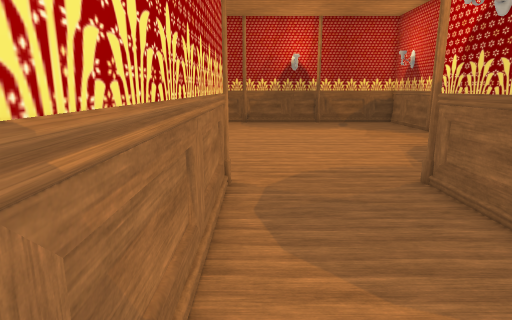
View 1 (above)

12 first-person views from a walk through a 3-D level made in the Unity game engine. The camera is 1.3 m above the floor, tilts 12° down and sees 75° across. The floor is counted in squares, 0.5 m on a side. Each view is taken from the middle of a square. On the plan, view 1 faces up. The plan holds only what a view shows up to about 20 squares ahead; the rest is blank.

View 2
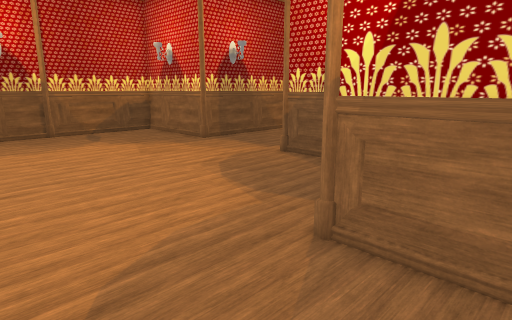

View 3
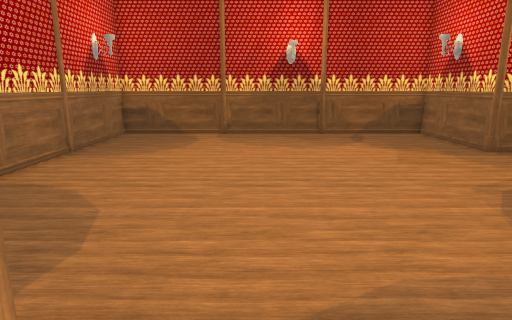

View 4
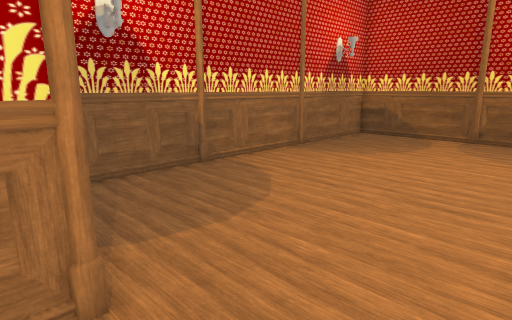

View 5
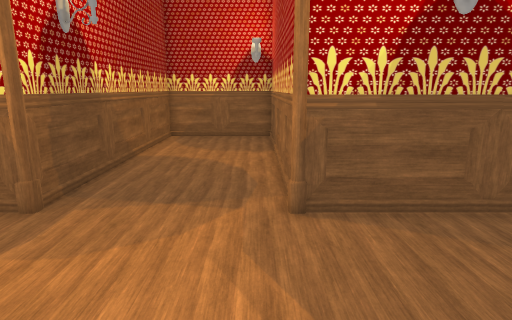

View 6
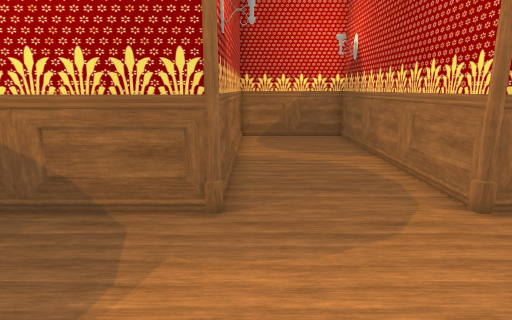

View 7
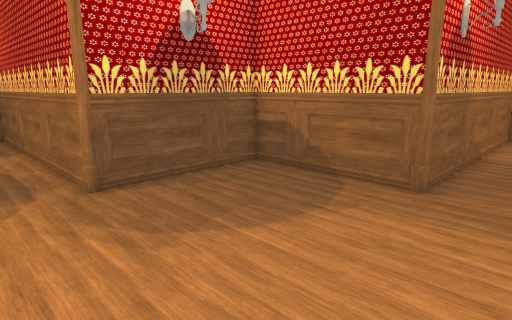

View 8
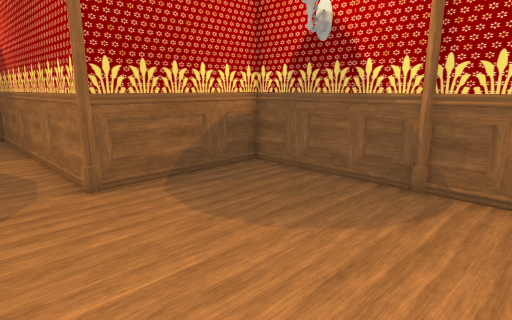

View 9
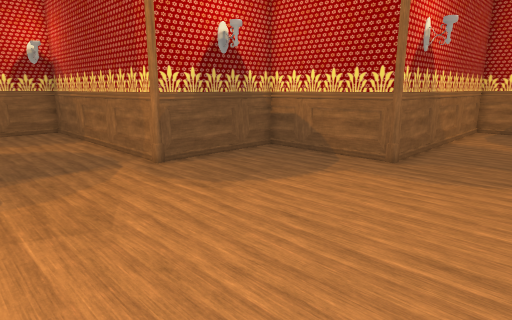

View 10
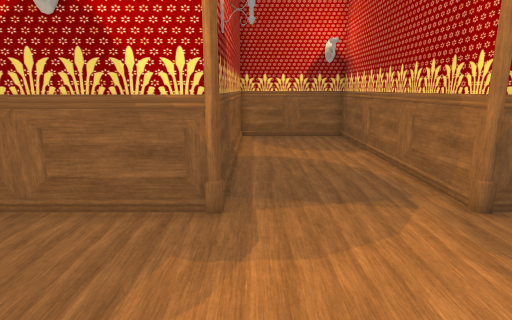

View 11
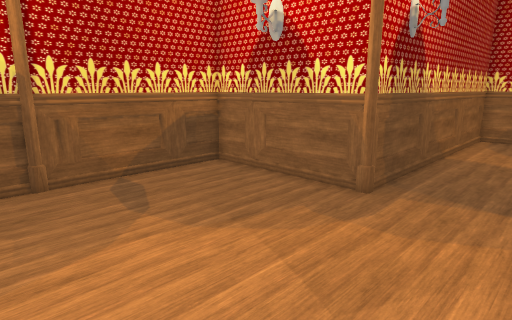

View 12
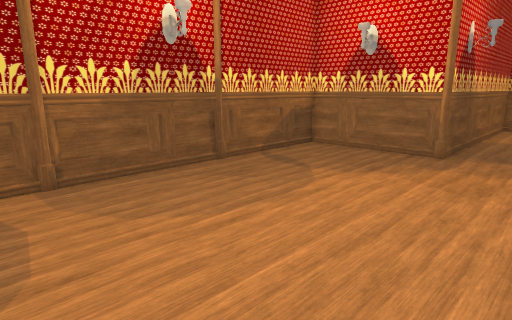

### Floor plan
Points are (right, up) in squares from view 1. A wall is a line through its corners. A room is listed if a view was taken in it or the views show most of it. See-through windows are left out.
Room 1 (views 1, 2, 3, 4, 5, 6, 7, 8, 9, 10, 11, 12)
walls: (5.4, 9.1) (10.9, 9.1) (10.9, 14.6); (11.4, 15.1) (22.9, 15.1) (22.9, 20.9) (11.4, 20.9); (10.9, 21.4) (10.9, 26.9) (-6.9, 26.9) (-6.9, 9.1) (-1.4, 9.1); (-0.9, 8.6) (-0.9, -2.9) (4.9, -2.9) (4.9, 8.6)
objects: column (-7, 15); column (-1, 9); column (-1, 27); column (5, 9); column (5, 27); column (11, 15); column (11, 21)

Where each view was taken, in squares from view 1:
view 1: 0 up, 0 right, facing up
view 2: 6 up, 0 right, facing up-right
view 3: 7 up, 1 right, facing up
view 4: 8 up, 3 right, facing up-left
view 5: 16 up, 4 right, facing right
view 6: 16 up, 4 right, facing down
view 7: 18 up, 2 right, facing down-right
view 8: 18 up, 2 right, facing down-left
view 9: 21 up, 0 right, facing down-right
view 10: 20 up, 4 right, facing right
view 11: 17 up, 3 right, facing up-right
view 12: 17 up, 3 left, facing up-right
